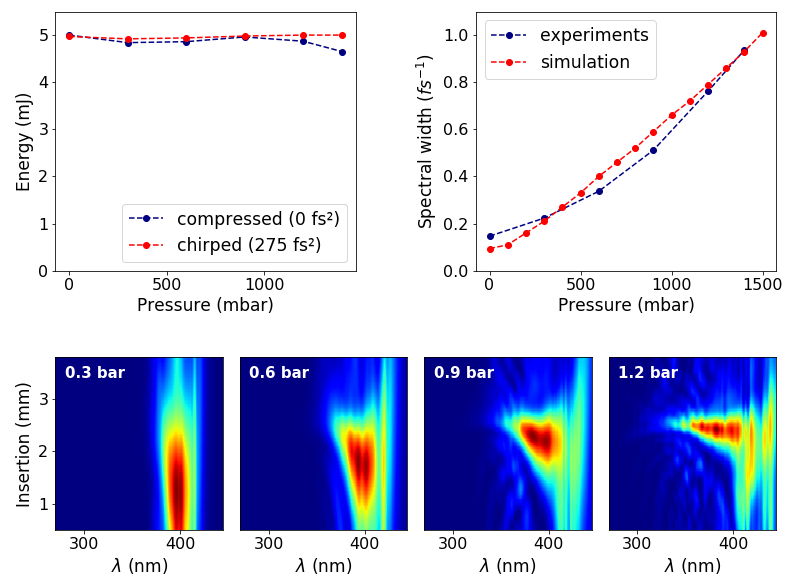

Write Python code to recreate this figure.
# -*- coding: utf-8 -*-
"""
Created on Wed Feb 14 12:30:50 2018

@author: ouille
"""

import numpy as np
from matplotlib import pyplot as plt
from matplotlib.gridspec import GridSpec, GridSpecFromSubplotSpec
import os

cwd = os.getcwd()
filepath = r'Z:\Laser\D-Scan\HCF\20180305'

filename0='0mbar-5.00mJ-33880fs2'
filename1='300mbar-4.84mJ-33880fs2'
filename2='600mbar-4.86mJ-33880fs2'
filename3='900mbar-4.96mJ-33880fs2'
filename4='1200mbar-4.87mJ-33880fs2'
filename5='1400mbar-4.65mJ-33880fs2'
filenames = [filename0, filename1, filename2, filename3, filename4, filename5]

E0=5.00 ; E1=4.84 ;E2=4.86 ;E3=4.96 ;E4=4.87 ;E5=4.65
E = [E0,E1,E2,E3,E4,E5]

E0c=4.97 ;E1c=4.92 ;E2c=4.94 ;E3c=4.98 ;E4c=5.00 ;E5c=5.00
Ec=[E0c,E1c,E2c,E3c,E4c,E5c]

P0 = 0 ; P1=300 ;P2 = 600 ; P3=900 ;P4=1200 ;P5=1400
P =[P0,P1,P2,P3,P4,P5]



##############################################

output_dir=filepath
f_spectrum=[] ; f_pulse=[] ; f_retrieved=[] ; f_measured=[] ; spectrum_wl=[]
ret_SHG_wl = [] ; ret_insertions = [] ; ret_dscan = [] ; spectrum_wl=[]; spectrum_I=[] ;spectrum_phase=[]
spectrum_freq=[] ; freq_width=[] ; freq_width2=[] 

for i, value in enumerate(filenames):
    f_spectrum.append(filepath + '\\' + filenames[i] + '_spectrum.csv')
    f_pulse.append(filepath +  '\\' + filenames[i] + '_retrieved_pulse.csv')
    f_retrieved.append( filepath +  '\\' + filenames[i] + '_retrieved_dscan.csv')
    f_measured.append(filepath +  '\\' + filenames[i] + '_measured_dscan.csv')
    
    #Retrieved trace
    data = np.genfromtxt(f_retrieved[i], dtype=float)
    data=data[2:np.size(data)]
    fheader = np.genfromtxt(f_retrieved[i], dtype=None)
    nWL = float(fheader[0][4:7]) #number of wavelengths
    nI= float(fheader[1][3:6])  #number of insertion values
    ret_SHG_wl.append(data[0:nWL]) #list of SHG wavelengths(x-axis)
    ret_insertions.append( data[nWL:(nWL+nI)] ) #list of insertion values(y-axis)
    ret_dscan .append( np.reshape(data[nWL+nI:np.size(data)],(nI, nWL)))  #matrix where each line corresponds to the spectrum for a given insertion

    #Spectrum
    raw_data = np.genfromtxt(f_spectrum[i], delimiter=',', dtype=float)
    spectrum_wl.append(raw_data[:,0])   #list of wavelengths
    spectrum_I.append(raw_data[:,1])  #spectral intensity
    spectrum_phase.append(raw_data[:,2])  #spectral phase
    spectrum_freq.append(2*3.14159265359*299.792458/spectrum_wl[i])

    #boundaries for the spectrum :
    wrmin=[]
    wrmax=[]
    for p, value in enumerate (spectrum_wl[i][0:1400]):
        if spectrum_I[i][p]<=0.0001 :
            wrmin.append(p)
    for p, value in enumerate (np.arange(1400,np.size(spectrum_wl[i])) ): 
        if spectrum_I[i][value]<=0.0001 :
            wrmax.append(value)
    wmin = max(wrmin)
    wmax=min(wrmax)
    
#    #to check the remaining spectrum if needed :
#    plt.figure()
#    plt.plot(spectrum_wl[i][wmin:wmax], spectrum_I[i][wmin:wmax])
    
    #compute the spectral width according to the definition in Pinault's article :
    d_omega = -1 * np.diff(spectrum_freq[i][wmin:wmax])
    spec =abs( spectrum_I[i][wmin+1:wmax])
    specint = np.sum(spec*d_omega)
    omega = spectrum_freq[i][wmin+1:wmax]
    freq_width2.append( np.sum(omega**2 * spec * d_omega)/specint  - (  np.sum(omega * spec  * d_omega)/specint  )**2 )
    freq_width.append(np.sqrt( freq_width2[i]))




########################################

fig = plt.figure(figsize=(11,8))
gs0 = GridSpec(2, 1, height_ratios=[3,2], hspace=0.4, left=0.07, top = 0.98, bottom = 0.08, right = 0.98)

gs00 = GridSpecFromSubplotSpec(1, 2, subplot_spec=gs0[0], wspace = 0.4)
gs01 = GridSpecFromSubplotSpec(1, 4, subplot_spec=gs0[1], wspace= 0.1)


Escan = plt.subplot(gs00[0,0])
Escan.tick_params(axis='both', labelsize=16)
Escan = plt.ylabel('Energy (mJ)', size='17')
Escan = plt.xlabel('Pressure (mbar)',size='17')
Escan = plt.plot(P,E, '--o--', color='navy', label='compressed (0 fs²)')
Escan = plt.plot(P,Ec, '--o--', color= 'r', label='chirped (275 fs²)')
Escan = plt.ylim([0,5.5])
Escan = plt.legend(loc='lower right', fontsize='xx-large')


sigmascan = plt.subplot(gs00[0, 1])
sigmascan.tick_params(axis='both', labelsize=16)
sigmascan=plt.ylabel('Spectral width ($fs^{-1}$)',size='17')
sigmascan=plt.xlabel('Pressure (mbar)',size='17')
for i, value in enumerate(freq_width):
    freq_width [i] = 2*freq_width[i]
sigmascan = plt.ylim([0,1.1])
sigmascan=plt.plot(P, freq_width, '--o--', color='navy', label='experiments')
#add data points from numerical simulations :
simulation = np.loadtxt(r'C:\Users\ouille\Desktop\Article_LASER\Figure4\\pressuredependence.dat', skiprows=(1))
X = simulation[:,0]
Y= simulation [:,2]
sigmascan=plt.plot(X*1000,Y, '--o--', color='r', label='simulation')
sigmascan=plt.legend(loc='upper left', fontsize='xx-large')



###################################################################################

## if an extra trace is wanted : 
#trace0 = plt.subplot(gs01[0,0])
#trace0.set_ylabel('Insertion (mm)',size='15')
#trace0.set_xlabel('Lambda (nm)',size='15')
##trace0.yaxis.set_visible(False)
#trace0.text(280,3.4,'vacuum', color='white', size='12')
#trace0 = plt.pcolor(ret_SHG_wl[0], ret_insertions[0], ret_dscan[0], cmap='jet')

trace1 = plt.subplot(gs01[0,0])
trace1.set_ylabel('Insertion (mm)',size='17')
trace1.set_xlabel('$\lambda$ (nm)',size='17')
trace1.text(280,3.4,'0.3 bar', color='white', size='15', weight='bold')
trace1.tick_params(axis='both', labelsize=16)
trace1 = plt.pcolor(ret_SHG_wl[1], ret_insertions[1], ret_dscan[1], cmap='jet')


trace2 = plt.subplot(gs01[0,1])
trace2.yaxis.set_visible(False)
trace2.set_xlabel('$\lambda$ (nm)',size='17')
trace2.tick_params(axis='both', labelsize=16)
trace2.text(280,3.4,'0.6 bar', color='white', size='15', weight='bold')
trace2 = plt.pcolor(ret_SHG_wl[2], ret_insertions[2], ret_dscan[2], cmap='jet')

trace3 = plt.subplot(gs01[0,2])
trace3.set_xlabel('$\lambda$ (nm)',size='17')
trace3.yaxis.set_visible(False)
trace3.tick_params(axis='both', labelsize=16)
trace3.text(280,3.4,'0.9 bar', color='white', size='15', weight='bold')
trace3 = plt.pcolor(ret_SHG_wl[3], ret_insertions[3], ret_dscan[3], cmap='jet')

trace4 = plt.subplot(gs01[0,3])
trace4.set_xlabel('$\lambda$ (nm)',size='17')
trace4.yaxis.set_visible(False)
trace4.tick_params(axis='both', labelsize=16)
trace4.text(280,3.4,'1.2 bar', color='white', size='15', weight='bold')
trace4 = plt.pcolor(ret_SHG_wl[4], ret_insertions[4], ret_dscan[4], cmap='jet')

## if an extra trace is wanted : 
#trace5 = plt.subplot(gs01[0,4])
#trace5.set_xlabel('Lambda (nm)',size='15')
#trace5.yaxis.set_visible(False)
#trace5.text(280,3.4,'P=1400 mbar', color='white', size='12')
#trace5 = plt.pcolor(ret_SHG_wl[5], ret_insertions[5], ret_dscan[5], cmap='jet')

plt.savefig(str(cwd) + '\\' + 'Figure4'+ '.png')
